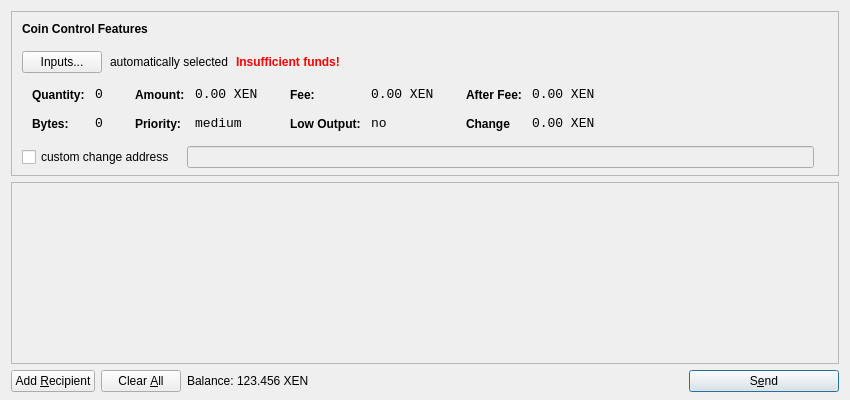
<?xml version="1.0" encoding="UTF-8"?>
<ui version="4.0">
 <class>SendCoinsDialog</class>
 <widget class="QDialog" name="SendCoinsDialog">
  <property name="geometry">
   <rect>
    <x>0</x>
    <y>0</y>
    <width>850</width>
    <height>400</height>
   </rect>
  </property>
  <property name="windowTitle">
   <string>Send Coins</string>
  </property>
  <layout class="QVBoxLayout" name="verticalLayout" stretch="0,1,0">
   <property name="bottomMargin">
    <number>8</number>
   </property>
   <item>
    <widget class="QFrame" name="frameCoinControl">
     <property name="sizePolicy">
      <sizepolicy hsizetype="Expanding" vsizetype="Expanding">
       <horstretch>0</horstretch>
       <verstretch>0</verstretch>
      </sizepolicy>
     </property>
     <property name="maximumSize">
      <size>
       <width>16777215</width>
       <height>16777215</height>
      </size>
     </property>
     <property name="frameShape">
      <enum>QFrame::StyledPanel</enum>
     </property>
     <property name="frameShadow">
      <enum>QFrame::Sunken</enum>
     </property>
     <layout class="QVBoxLayout" name="verticalLayoutCoinControl2">
      <property name="spacing">
       <number>-1</number>
      </property>
      <property name="leftMargin">
       <number>0</number>
      </property>
      <property name="topMargin">
       <number>0</number>
      </property>
      <property name="rightMargin">
       <number>0</number>
      </property>
      <property name="bottomMargin">
       <number>6</number>
      </property>
      <item>
       <layout class="QVBoxLayout" name="verticalLayoutCoinControl" stretch="0,0,0,0,1">
        <property name="spacing">
         <number>0</number>
        </property>
        <property name="leftMargin">
         <number>10</number>
        </property>
        <property name="topMargin">
         <number>10</number>
        </property>
        <item>
         <layout class="QHBoxLayout" name="horizontalLayoutCoinControl1">
          <property name="bottomMargin">
           <number>15</number>
          </property>
          <item>
           <widget class="QLabel" name="labelCoinControlFeatures">
            <property name="sizePolicy">
             <sizepolicy hsizetype="Preferred" vsizetype="Maximum">
              <horstretch>0</horstretch>
              <verstretch>0</verstretch>
             </sizepolicy>
            </property>
            <property name="font">
             <font>
              <weight>75</weight>
              <bold>true</bold>
             </font>
            </property>
            <property name="styleSheet">
             <string notr="true">font-weight:bold;</string>
            </property>
            <property name="text">
             <string>Coin Control Features</string>
            </property>
           </widget>
          </item>
         </layout>
        </item>
        <item>
         <layout class="QHBoxLayout" name="horizontalLayoutCoinControl2" stretch="0,0,0,0">
          <property name="spacing">
           <number>8</number>
          </property>
          <property name="bottomMargin">
           <number>10</number>
          </property>
          <item>
           <widget class="QPushButton" name="pushButtonCoinControl">
            <property name="styleSheet">
             <string notr="true"/>
            </property>
            <property name="text">
             <string>Inputs...</string>
            </property>
           </widget>
          </item>
          <item>
           <widget class="QLabel" name="labelCoinControlAutomaticallySelected">
            <property name="text">
             <string>automatically selected</string>
            </property>
            <property name="margin">
             <number>5</number>
            </property>
           </widget>
          </item>
          <item>
           <widget class="QLabel" name="labelCoinControlInsuffFunds">
            <property name="font">
             <font>
              <weight>75</weight>
              <bold>true</bold>
             </font>
            </property>
            <property name="styleSheet">
             <string notr="true">color:red;font-weight:bold;</string>
            </property>
            <property name="text">
             <string>Insufficient funds!</string>
            </property>
            <property name="margin">
             <number>5</number>
            </property>
           </widget>
          </item>
          <item>
           <spacer name="horizontalSpacerCoinControl">
            <property name="orientation">
             <enum>Qt::Horizontal</enum>
            </property>
            <property name="sizeHint" stdset="0">
             <size>
              <width>40</width>
              <height>1</height>
             </size>
            </property>
           </spacer>
          </item>
         </layout>
        </item>
        <item>
         <widget class="QWidget" name="widgetCoinControl" native="true">
          <property name="sizePolicy">
           <sizepolicy hsizetype="Preferred" vsizetype="Preferred">
            <horstretch>0</horstretch>
            <verstretch>0</verstretch>
           </sizepolicy>
          </property>
          <property name="minimumSize">
           <size>
            <width>0</width>
            <height>0</height>
           </size>
          </property>
          <property name="styleSheet">
           <string notr="true"/>
          </property>
          <layout class="QHBoxLayout" name="horizontalLayoutCoinControl5">
           <property name="margin">
            <number>0</number>
           </property>
           <item>
            <layout class="QHBoxLayout" name="horizontalLayoutCoinControl3" stretch="0,0,0,1">
             <property name="spacing">
              <number>20</number>
             </property>
             <property name="topMargin">
              <number>0</number>
             </property>
             <property name="bottomMargin">
              <number>10</number>
             </property>
             <item>
              <layout class="QFormLayout" name="formLayoutCoinControl1">
               <property name="horizontalSpacing">
                <number>10</number>
               </property>
               <property name="verticalSpacing">
                <number>14</number>
               </property>
               <property name="leftMargin">
                <number>10</number>
               </property>
               <property name="topMargin">
                <number>4</number>
               </property>
               <property name="rightMargin">
                <number>6</number>
               </property>
               <item row="0" column="0">
                <widget class="QLabel" name="labelCoinControlQuantityText">
                 <property name="styleSheet">
                  <string notr="true">font-weight:bold;</string>
                 </property>
                 <property name="text">
                  <string>Quantity:</string>
                 </property>
                 <property name="margin">
                  <number>0</number>
                 </property>
                </widget>
               </item>
               <item row="0" column="1">
                <widget class="QLabel" name="labelCoinControlQuantity">
                 <property name="font">
                  <font>
                   <family>Monospace</family>
                   <pointsize>10</pointsize>
                  </font>
                 </property>
                 <property name="cursor">
                  <cursorShape>IBeamCursor</cursorShape>
                 </property>
                 <property name="contextMenuPolicy">
                  <enum>Qt::ActionsContextMenu</enum>
                 </property>
                 <property name="text">
                  <string>0</string>
                 </property>
                 <property name="margin">
                  <number>0</number>
                 </property>
                 <property name="textInteractionFlags">
                  <set>Qt::LinksAccessibleByMouse|Qt::TextSelectableByKeyboard|Qt::TextSelectableByMouse</set>
                 </property>
                </widget>
               </item>
               <item row="1" column="0">
                <widget class="QLabel" name="labelCoinControlBytesText">
                 <property name="styleSheet">
                  <string notr="true">font-weight:bold;</string>
                 </property>
                 <property name="text">
                  <string>Bytes:</string>
                 </property>
                </widget>
               </item>
               <item row="1" column="1">
                <widget class="QLabel" name="labelCoinControlBytes">
                 <property name="font">
                  <font>
                   <family>Monospace</family>
                   <pointsize>10</pointsize>
                  </font>
                 </property>
                 <property name="cursor">
                  <cursorShape>IBeamCursor</cursorShape>
                 </property>
                 <property name="contextMenuPolicy">
                  <enum>Qt::ActionsContextMenu</enum>
                 </property>
                 <property name="text">
                  <string>0</string>
                 </property>
                 <property name="textInteractionFlags">
                  <set>Qt::LinksAccessibleByMouse|Qt::TextSelectableByKeyboard|Qt::TextSelectableByMouse</set>
                 </property>
                </widget>
               </item>
              </layout>
             </item>
             <item>
              <layout class="QFormLayout" name="formLayoutCoinControl2">
               <property name="horizontalSpacing">
                <number>10</number>
               </property>
               <property name="verticalSpacing">
                <number>14</number>
               </property>
               <property name="leftMargin">
                <number>6</number>
               </property>
               <property name="topMargin">
                <number>4</number>
               </property>
               <property name="rightMargin">
                <number>6</number>
               </property>
               <item row="0" column="0">
                <widget class="QLabel" name="labelCoinControlAmountText">
                 <property name="styleSheet">
                  <string notr="true">font-weight:bold;</string>
                 </property>
                 <property name="text">
                  <string>Amount:</string>
                 </property>
                 <property name="margin">
                  <number>0</number>
                 </property>
                </widget>
               </item>
               <item row="0" column="1">
                <widget class="QLabel" name="labelCoinControlAmount">
                 <property name="font">
                  <font>
                   <family>Monospace</family>
                   <pointsize>10</pointsize>
                  </font>
                 </property>
                 <property name="cursor">
                  <cursorShape>IBeamCursor</cursorShape>
                 </property>
                 <property name="contextMenuPolicy">
                  <enum>Qt::ActionsContextMenu</enum>
                 </property>
                 <property name="text">
                  <string>0.00 XEN</string>
                 </property>
                 <property name="textInteractionFlags">
                  <set>Qt::LinksAccessibleByMouse|Qt::TextSelectableByKeyboard|Qt::TextSelectableByMouse</set>
                 </property>
                </widget>
               </item>
               <item row="1" column="0">
                <widget class="QLabel" name="labelCoinControlPriorityText">
                 <property name="styleSheet">
                  <string notr="true">font-weight:bold;</string>
                 </property>
                 <property name="text">
                  <string>Priority:</string>
                 </property>
                </widget>
               </item>
               <item row="1" column="1">
                <widget class="QLabel" name="labelCoinControlPriority">
                 <property name="font">
                  <font>
                   <family>Monospace</family>
                   <pointsize>10</pointsize>
                  </font>
                 </property>
                 <property name="cursor">
                  <cursorShape>IBeamCursor</cursorShape>
                 </property>
                 <property name="contextMenuPolicy">
                  <enum>Qt::ActionsContextMenu</enum>
                 </property>
                 <property name="text">
                  <string>medium</string>
                 </property>
                 <property name="textInteractionFlags">
                  <set>Qt::LinksAccessibleByMouse|Qt::TextSelectableByKeyboard|Qt::TextSelectableByMouse</set>
                 </property>
                </widget>
               </item>
              </layout>
             </item>
             <item>
              <layout class="QFormLayout" name="formLayoutCoinControl3">
               <property name="horizontalSpacing">
                <number>10</number>
               </property>
               <property name="verticalSpacing">
                <number>14</number>
               </property>
               <property name="leftMargin">
                <number>6</number>
               </property>
               <property name="topMargin">
                <number>4</number>
               </property>
               <property name="rightMargin">
                <number>6</number>
               </property>
               <item row="0" column="0">
                <widget class="QLabel" name="labelCoinControlFeeText">
                 <property name="styleSheet">
                  <string notr="true">font-weight:bold;</string>
                 </property>
                 <property name="text">
                  <string>Fee:</string>
                 </property>
                 <property name="margin">
                  <number>0</number>
                 </property>
                </widget>
               </item>
               <item row="0" column="1">
                <widget class="QLabel" name="labelCoinControlFee">
                 <property name="font">
                  <font>
                   <family>Monospace</family>
                   <pointsize>10</pointsize>
                  </font>
                 </property>
                 <property name="cursor">
                  <cursorShape>IBeamCursor</cursorShape>
                 </property>
                 <property name="contextMenuPolicy">
                  <enum>Qt::ActionsContextMenu</enum>
                 </property>
                 <property name="text">
                  <string>0.00 XEN</string>
                 </property>
                 <property name="textInteractionFlags">
                  <set>Qt::LinksAccessibleByMouse|Qt::TextSelectableByKeyboard|Qt::TextSelectableByMouse</set>
                 </property>
                </widget>
               </item>
               <item row="1" column="0">
                <widget class="QLabel" name="labelCoinControlLowOutputText">
                 <property name="styleSheet">
                  <string notr="true">font-weight:bold;</string>
                 </property>
                 <property name="text">
                  <string>Low Output:</string>
                 </property>
                </widget>
               </item>
               <item row="1" column="1">
                <widget class="QLabel" name="labelCoinControlLowOutput">
                 <property name="font">
                  <font>
                   <family>Monospace</family>
                   <pointsize>10</pointsize>
                  </font>
                 </property>
                 <property name="cursor">
                  <cursorShape>IBeamCursor</cursorShape>
                 </property>
                 <property name="contextMenuPolicy">
                  <enum>Qt::ActionsContextMenu</enum>
                 </property>
                 <property name="text">
                  <string>no</string>
                 </property>
                 <property name="textInteractionFlags">
                  <set>Qt::LinksAccessibleByMouse|Qt::TextSelectableByKeyboard|Qt::TextSelectableByMouse</set>
                 </property>
                </widget>
               </item>
              </layout>
             </item>
             <item>
              <layout class="QFormLayout" name="formLayoutCoinControl4">
               <property name="horizontalSpacing">
                <number>10</number>
               </property>
               <property name="verticalSpacing">
                <number>14</number>
               </property>
               <property name="leftMargin">
                <number>6</number>
               </property>
               <property name="topMargin">
                <number>4</number>
               </property>
               <property name="rightMargin">
                <number>6</number>
               </property>
               <item row="0" column="0">
                <widget class="QLabel" name="labelCoinControlAfterFeeText">
                 <property name="styleSheet">
                  <string notr="true">font-weight:bold;</string>
                 </property>
                 <property name="text">
                  <string>After Fee:</string>
                 </property>
                 <property name="margin">
                  <number>0</number>
                 </property>
                </widget>
               </item>
               <item row="0" column="1">
                <widget class="QLabel" name="labelCoinControlAfterFee">
                 <property name="font">
                  <font>
                   <family>Monospace</family>
                   <pointsize>10</pointsize>
                  </font>
                 </property>
                 <property name="cursor">
                  <cursorShape>IBeamCursor</cursorShape>
                 </property>
                 <property name="contextMenuPolicy">
                  <enum>Qt::ActionsContextMenu</enum>
                 </property>
                 <property name="text">
                  <string>0.00 XEN</string>
                 </property>
                 <property name="textInteractionFlags">
                  <set>Qt::LinksAccessibleByMouse|Qt::TextSelectableByKeyboard|Qt::TextSelectableByMouse</set>
                 </property>
                </widget>
               </item>
               <item row="1" column="0">
                <widget class="QLabel" name="labelCoinControlChangeText">
                 <property name="styleSheet">
                  <string notr="true">font-weight:bold;</string>
                 </property>
                 <property name="text">
                  <string>Change</string>
                 </property>
                </widget>
               </item>
               <item row="1" column="1">
                <widget class="QLabel" name="labelCoinControlChange">
                 <property name="font">
                  <font>
                   <family>Monospace</family>
                   <pointsize>10</pointsize>
                  </font>
                 </property>
                 <property name="cursor">
                  <cursorShape>IBeamCursor</cursorShape>
                 </property>
                 <property name="contextMenuPolicy">
                  <enum>Qt::ActionsContextMenu</enum>
                 </property>
                 <property name="text">
                  <string>0.00 XEN</string>
                 </property>
                 <property name="textInteractionFlags">
                  <set>Qt::LinksAccessibleByMouse|Qt::TextSelectableByKeyboard|Qt::TextSelectableByMouse</set>
                 </property>
                </widget>
               </item>
              </layout>
             </item>
            </layout>
           </item>
          </layout>
         </widget>
        </item>
        <item>
         <layout class="QHBoxLayout" name="horizontalLayoutCoinControl4" stretch="0,0,0">
          <property name="spacing">
           <number>12</number>
          </property>
          <property name="sizeConstraint">
           <enum>QLayout::SetDefaultConstraint</enum>
          </property>
          <property name="topMargin">
           <number>5</number>
          </property>
          <property name="rightMargin">
           <number>5</number>
          </property>
          <item>
           <widget class="QCheckBox" name="checkBoxCoinControlChange">
            <property name="text">
             <string>custom change address</string>
            </property>
           </widget>
          </item>
          <item>
           <widget class="QLineEdit" name="lineEditCoinControlChange">
            <property name="enabled">
             <bool>false</bool>
            </property>
            <property name="sizePolicy">
             <sizepolicy hsizetype="Expanding" vsizetype="Fixed">
              <horstretch>0</horstretch>
              <verstretch>0</verstretch>
             </sizepolicy>
            </property>
           </widget>
          </item>
          <item>
           <widget class="QLabel" name="labelCoinControlChangeLabel">
            <property name="sizePolicy">
             <sizepolicy hsizetype="Preferred" vsizetype="Expanding">
              <horstretch>0</horstretch>
              <verstretch>0</verstretch>
             </sizepolicy>
            </property>
            <property name="minimumSize">
             <size>
              <width>0</width>
              <height>0</height>
             </size>
            </property>
            <property name="text">
             <string/>
            </property>
            <property name="margin">
             <number>3</number>
            </property>
           </widget>
          </item>
         </layout>
        </item>
        <item>
         <spacer name="verticalSpacerCoinControl">
          <property name="orientation">
           <enum>Qt::Vertical</enum>
          </property>
          <property name="sizeHint" stdset="0">
           <size>
            <width>800</width>
            <height>1</height>
           </size>
          </property>
         </spacer>
        </item>
       </layout>
      </item>
     </layout>
    </widget>
   </item>
   <item>
    <widget class="QScrollArea" name="scrollArea">
     <property name="widgetResizable">
      <bool>true</bool>
     </property>
     <widget class="QWidget" name="scrollAreaWidgetContents">
      <property name="geometry">
       <rect>
        <x>0</x>
        <y>0</y>
        <width>830</width>
        <height>165</height>
       </rect>
      </property>
      <layout class="QVBoxLayout" name="verticalLayout_2">
       <property name="margin">
        <number>0</number>
       </property>
       <item>
        <layout class="QVBoxLayout" name="entries">
         <property name="spacing">
          <number>6</number>
         </property>
        </layout>
       </item>
       <item>
        <spacer name="verticalSpacer">
         <property name="orientation">
          <enum>Qt::Vertical</enum>
         </property>
         <property name="sizeHint" stdset="0">
          <size>
           <width>20</width>
           <height>40</height>
          </size>
         </property>
        </spacer>
       </item>
      </layout>
     </widget>
    </widget>
   </item>
   <item>
    <layout class="QHBoxLayout" name="horizontalLayout">
     <item>
      <widget class="QPushButton" name="addButton">
       <property name="toolTip">
        <string>Send to multiple recipients at once</string>
       </property>
       <property name="text">
        <string>Add &amp;Recipient</string>
       </property>
       <property name="icon">
        <iconset resource="../bitcoin.qrc">
         <normaloff>:/icons/add</normaloff>:/icons/add</iconset>
       </property>
       <property name="autoDefault">
        <bool>false</bool>
       </property>
      </widget>
     </item>
     <item>
      <widget class="QPushButton" name="clearButton">
       <property name="sizePolicy">
        <sizepolicy hsizetype="Minimum" vsizetype="Fixed">
         <horstretch>0</horstretch>
         <verstretch>0</verstretch>
        </sizepolicy>
       </property>
       <property name="toolTip">
        <string>Remove all transaction fields</string>
       </property>
       <property name="text">
        <string>Clear &amp;All</string>
       </property>
       <property name="icon">
        <iconset resource="../bitcoin.qrc">
         <normaloff>:/icons/remove</normaloff>:/icons/remove</iconset>
       </property>
       <property name="autoRepeatDelay">
        <number>300</number>
       </property>
       <property name="autoDefault">
        <bool>false</bool>
       </property>
      </widget>
     </item>
     <item>
      <layout class="QHBoxLayout" name="horizontalLayout_2">
       <property name="spacing">
        <number>3</number>
       </property>
       <item>
        <widget class="QLabel" name="label">
         <property name="sizePolicy">
          <sizepolicy hsizetype="Preferred" vsizetype="Fixed">
           <horstretch>0</horstretch>
           <verstretch>0</verstretch>
          </sizepolicy>
         </property>
         <property name="text">
          <string>Balance:</string>
         </property>
        </widget>
       </item>
       <item>
        <widget class="QLabel" name="labelBalance">
         <property name="sizePolicy">
          <sizepolicy hsizetype="Preferred" vsizetype="Fixed">
           <horstretch>0</horstretch>
           <verstretch>0</verstretch>
          </sizepolicy>
         </property>
         <property name="cursor">
          <cursorShape>IBeamCursor</cursorShape>
         </property>
         <property name="text">
          <string>123.456 XEN</string>
         </property>
         <property name="textInteractionFlags">
          <set>Qt::LinksAccessibleByMouse|Qt::TextSelectableByKeyboard|Qt::TextSelectableByMouse</set>
         </property>
        </widget>
       </item>
      </layout>
     </item>
     <item>
      <spacer name="horizontalSpacer">
       <property name="orientation">
        <enum>Qt::Horizontal</enum>
       </property>
       <property name="sizeHint" stdset="0">
        <size>
         <width>40</width>
         <height>20</height>
        </size>
       </property>
      </spacer>
     </item>
     <item>
      <widget class="QPushButton" name="sendButton">
       <property name="minimumSize">
        <size>
         <width>150</width>
         <height>0</height>
        </size>
       </property>
       <property name="toolTip">
        <string>Confirm the send action</string>
       </property>
       <property name="text">
        <string>S&amp;end</string>
       </property>
       <property name="icon">
        <iconset resource="../bitcoin.qrc">
         <normaloff>:/icons/send</normaloff>:/icons/send</iconset>
       </property>
       <property name="default">
        <bool>true</bool>
       </property>
      </widget>
     </item>
    </layout>
   </item>
  </layout>
 </widget>
 <resources>
  <include location="../bitcoin.qrc"/>
 </resources>
 <connections/>
</ui>
